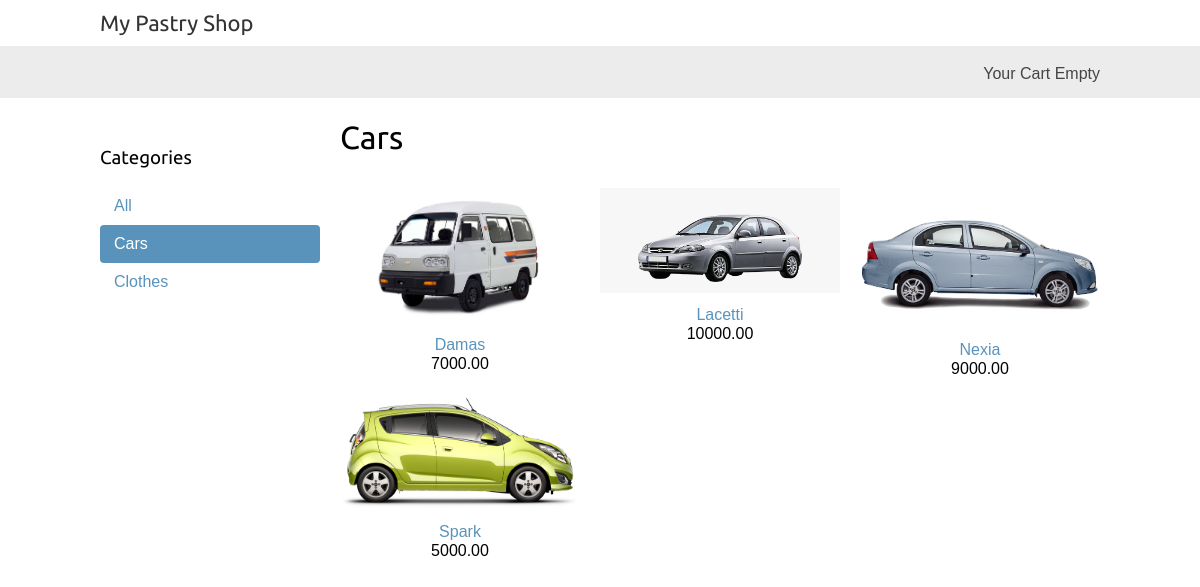
Screenshot of /cars/ with the database file from the repository.
### onlineshop/models.py (models this page shows, shortened)
class Category(models.Model):
    name=models.CharField(max_length=200, db_index=True)
    slug=models.SlugField(max_length=200, unique=True)
    class Meta:
        ordering=('name',)
        verbose_name='category'
        verbose_name_plural='categories'
    def get_absolute_url(self):
        return reverse('onlineshop:product_list_by_category', args=[self.slug])

class Product(models.Model):
    category=models.ForeignKey(Category, related_name='product', on_delete=models.CASCADE)
    name=models.CharField(max_length=200, db_index=True)
    slug=models.SlugField(max_length=200, db_index=True)
    image=models.ImageField(upload_to='products/%Y/%m/%d', blank=True)
    description=models.TextField(blank=True)
    price=models.DecimalField(max_digits=10, decimal_places=2)
    available=models.BooleanField(default=True)
    created=models.DateTimeField(auto_now_add=True)
    updated=models.DateTimeField(auto_now=True)
    class Meta:
        ordering=('name',)
        index_together=(('id', 'slug'), )
    def get_absolute_url(self):
        return reverse('onlineshop:product_detail', args=[self.id, self.slug])

### onlineshop/views.py (the view)
# urls.py: path('', views.product_list, name='product_list'),
def product_list(request, category_slug=None):
    category=None
    categories=Category.objects.all()
    products=Product.objects.filter(available=True)
    if category_slug:
        category=get_object_or_404(Category, slug=category_slug)
        products=products.filter(category=category)
    return render(request, 'onlineshop/product/list.html', {'category':category, 'categories':categories, 'products':products})

### cart/cart.py (called while the page is built)
    def __len__(self):
        return sum(item['quantity'] for item in self.cart.values())

### cart/context_processors.py (called while the page is built)
def cart(request):
    return {'cart': Cart(request)}

### onlineshop/templates/onlineshop/product/list.html (shortened to what this page needs)
{% extends 'onlineshop/base.html' %}
{% load static %}
{% block content %}
<div id="sidebar">
    <h3>Categories</h3>
    <ul>
        <li {% if not category %} class="selected" {% endif %}>
            <a href="{% url 'onlineshop:product_list' %}">All</a>
        </li>
        {% for c in categories %}
        <li {% if category.slug == c.slug %} class="selected" {% endif %}>
            <a href="{{c.get_absolute_url}}">{{c.name}}</a>
        </li>
        {% endfor %}
    </ul>
</div>
<div id="main" class="product-list">
    <h1>
        {% if category %}
            {{category.name}}
        {% else %}
            Products
        {% endif %}
    </h1>
    {% for product in products %}
    <div class="item">
        <a href="{{product.get_absolute_url}}">
            <img src="{% if product.image %}{{product.image.url}}{% else %}{% static 'img/no_image.png' %}{% endif %}" alt="">
        </a>
        <a href="{{product.get_absolute_url}}">{{product.name}}</a>
        <br>
        {{product.price}}
    </div>
    {% endfor %}
</div>
{% endblock %}

### onlineshop/static/css/base.css (style rules this page uses)
body { margin:0; padding:0; font-family:helvetica, sans-serif; }
h1, h2, h3, h4, h5 , h6 { font-family: 'Ubuntu', sans-serif; font-weight:normal; }
a { text-decoration:none; color:#5993bb; }
#sidebar { width:220px; padding:30px 20px 0 0; float:left; }
#sidebar ul { margin:0; padding:0; }
#sidebar ul li { margin:0; list-style:none; padding:10px 14px; }
#sidebar ul li a { display:block; }
#sidebar ul li.selected { background:#5993bb; border-radius:4px; }
#sidebar ul li.selected a { color:#fff; }
#main { float:left; width: 96%; margin-right:-220px; overflow:hidden; }
.product-list .item { width:25%; padding:10px 20px 10px 0; float:left; text-align:center; line-height:1.2; }
.product-list .item img { width:100%; margin-bottom:8px; }

### rows the page displays
Category: name "Cars"
Category: name "Clothes"
Product: image (picture), name "Damas", price "7000.00"
Product: image (picture), name "Lacetti", price "10000.00"
Product: image (picture), name "Nexia", price "9000.00"
Product: image (picture), name "Spark", price "5000.00"
